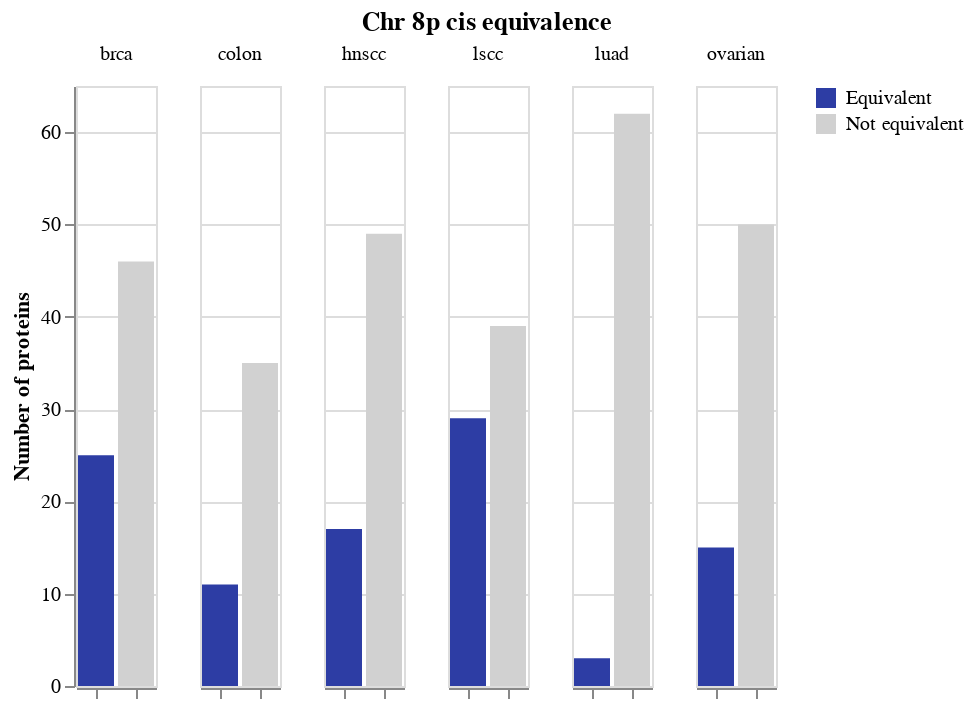

The cell this chart's notebook holds for it:
### Markdown cell above
## Select the equivalent proteins, and take a detour to make some plots

### Code cell
prots = long_results[long_results["adj_p"] <= 0.05].reset_index(drop=True)
prots_cts = prots.groupby("cancer_type").count()[["protein"]]

fail_prots = long_results[long_results["adj_p"] > 0.05].reset_index(drop=True)
fail_cts = fail_prots.groupby("cancer_type").count()[["protein"]]

prots_cts.insert(0, "count_type", "Equivalent")
fail_cts.insert(0, "count_type", "Not equivalent")

counts = prots_cts.append(fail_cts).sort_index().reset_index(drop=False)

alt.Chart(counts).mark_bar().encode(
    x=alt.X(
        "count_type",
        axis=alt.Axis(
            title=None,
            labels=False
        ),
        sort=["Equivalent"]
    ),
    y=alt.Y(
        "protein",
        axis=alt.Axis(
            title="Number of proteins"
        )
    ),
    color=alt.Color(
        "count_type",
        title=None,
        sort=["Equivalent"],
        scale=alt.Scale(
            domain=["Equivalent", "Not equivalent"],
            range=["#2d3da4", "#d1d1d1"]
        )
    )
).facet(
    column=alt.Column(
        "cancer_type",
        title=None
    )
).properties(
    title="Chr 8p cis equivalence"
).configure_title(
    anchor="middle"
)

### Figure 1 — Vega-Lite specification as saved in the notebook (floating-point values rounded to 4 significant figures)
{"config": {"view": {"continuousWidth": 400, "continuousHeight": 300}, "title": {"anchor": "middle"}}, "data": {"name": "data-abb14e3bea929cc433dfdaae8fe07a3a"}, "facet": {"column": {"type": "nominal", "field": "cancer_type", "title": null}}, "spec": {"mark": "bar", "encoding": {"color": {"type": "nominal", "field": "count_type", "scale": {"domain": ["Equivalent", "Not equivalent"], "range": ["#2d3da4", "#d1d1d1"]}, "sort": ["Equivalent"], "title": null}, "x": {"type": "nominal", "axis": {"labels": false, "title": null}, "field": "count_type", "sort": ["Equivalent"]}, "y": {"type": "quantitative", "axis": {"title": "Number of proteins"}, "field": "protein"}}}, "title": "Chr 8p cis equivalence", "$schema": "https://vega.github.io/schema/vega-lite/v4.8.1.json", "datasets": {"data-abb14e3bea929cc433dfdaae8fe07a3a": [{"cancer_type": "brca", "count_type": "Equivalent", "protein": 25}, {"cancer_type": "brca", "count_type": "Not equivalent", "protein": 46}, {"cancer_type": "colon", "count_type": "Equivalent", "protein": 11}, {"cancer_type": "colon", "count_type": "Not equivalent", "protein": 35}, {"cancer_type": "hnscc", "count_type": "Equivalent", "protein": 17}, {"cancer_type": "hnscc", "count_type": "Not equivalent", "protein": 49}, {"cancer_type": "lscc", "count_type": "Equivalent", "protein": 29}, {"cancer_type": "lscc", "count_type": "Not equivalent", "protein": 39}, {"cancer_type": "luad", "count_type": "Equivalent", "protein": 3}, {"cancer_type": "luad", "count_type": "Not equivalent", "protein": 62}, {"cancer_type": "ovarian", "count_type": "Equivalent", "protein": 15}, {"cancer_type": "ovarian", "count_type": "Not equivalent", "protein": 50}]}}
